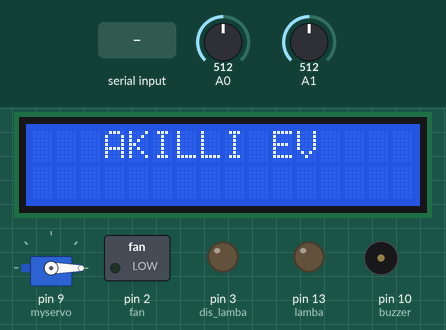
Bench run of a sketch on a simulated Arduino Uno, built with avr-gcc and run on an emulated ATmega328P. Shown: 16×2 character LCD, servo, switched loads named in the sketch (green lamp = pin HIGH), output pins drawn as LEDs (lit = HIGH), buzzer (waves = sounding). The inputs (shaded band) are chosen by the test bench; at power-on: A1 = 512, A0 = 512. What the sketch prints to the serial monitor is not drawn.

Above: at 4.7 s.
4.8 s: "0" received over Serial
At 6.9 s:
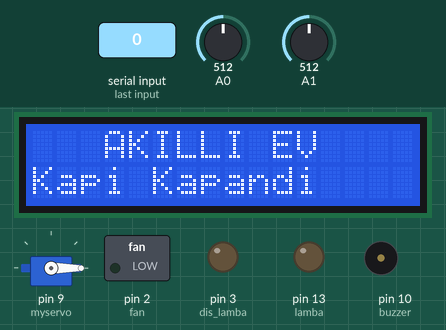
7.7 s: A1 set to 413
9.2 s: A1 set to 384
At 9.9 s:
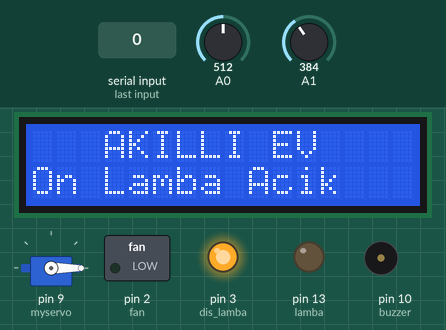
11.1 s: "1" received over Serial
At 13.2 s:
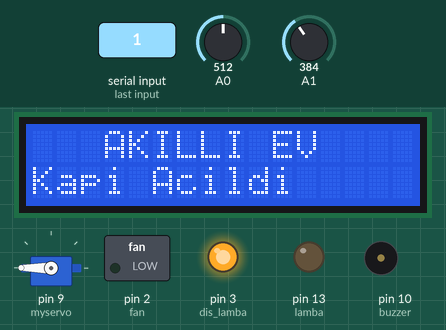
14.0 s: "2" received over Serial
At 14.9 s:
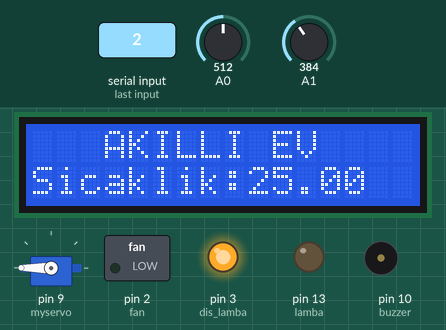
15.9 s: "3" received over Serial
At 17.8 s:
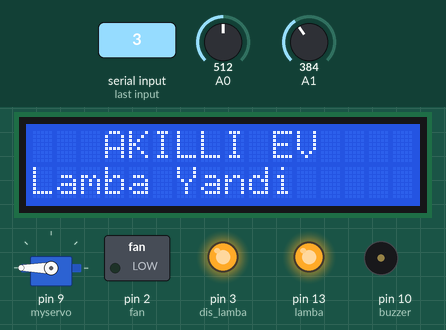
Timing chart, 0 to 18.8 s (numbered marks = the images above; inputs shaded):
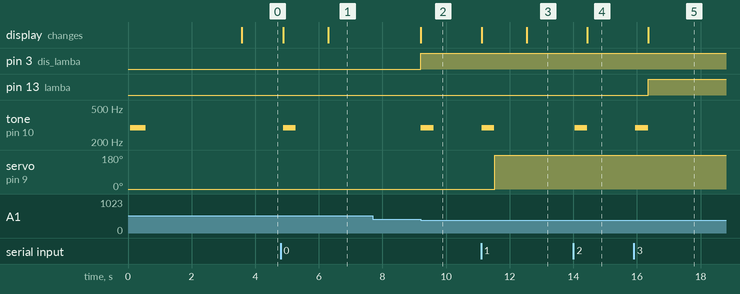

The sketch:

akilli_ev.ino
```cpp
/*
Akıllı Ev Projesi
github.com/BedirDemir
09.04.2018
*/

#include <LiquidCrystal.h> // LCD Kütüphanesi
#include <Servo.h> //Servo Kütüphanesi
#include <math.h> // Matematiksel İşlem Kütüphanesi

// Değişkenlerim
LiquidCrystal lcd(12, 11, 7, 6, 5, 4);
Servo myservo;
char veri;
int lamba = 13;
int dis_lamba = 3;
int dis_lamba_durum = 0;
int buzzer = 10;
int fan = 2;
int derece = 0;
int ldr_deger = 0;

void setup() {
  // Kurulum
  lcd.begin(16, 2);
  lcd.print("HOSGELDINIZ");
  pinMode(buzzer, OUTPUT);
  pinMode(lamba, OUTPUT);
  pinMode(dis_lamba, OUTPUT);
  pinMode(fan, OUTPUT);
  tone(buzzer, 294);
  delay(500);
  noTone(buzzer);
  delay(3000);
  lcd.clear();
  Serial.begin(9600);
  myservo.attach(9);
  myservo.write(0);
  lcd.setCursor(3, 0);
  lcd.print("AKILLI EV");
}

// Sıcaklık Okuma Fonksiyonu
double Termistor(int analogOkuma){
  double sicaklik;
  sicaklik = log(((10240000 / analogOkuma) - 10000));
  sicaklik = 1 / (0.001129148 + (0.000234125 + (0.0000000876741 * sicaklik * sicaklik )) * sicaklik );
  sicaklik = sicaklik - 273.15;
  return sicaklik;
}

// LCD Ekranın Alt Satırını Temizlemek İçin Fonksiyon (16 tane boşluk at)
void LCDTemizle(){
  lcd.setCursor(0, 1);
  lcd.print("                ");
  lcd.setCursor(0, 1);
}

// Buzzer Çalma Fonksiyonu
void BuzzerCal(){
  tone(buzzer, 294);
  delay(400);
  noTone(buzzer);
}

void loop() {
  // Sonsuz Döngü...
  veri = Serial.read(); // Bluetooth'dan Gelen Değeri Veri Değişkenine Ata

  // Dış Aydınlatma LDR
  ldr_deger = analogRead(A1);
  if(dis_lamba_durum == 0 && ldr_deger <= 400){
    dis_lamba_durum = 1;
    digitalWrite(dis_lamba, HIGH);
    LCDTemizle();
    lcd.print("On Lamba Acik");
    BuzzerCal();
  }

  if(dis_lamba_durum == 1 && ldr_deger >= 700){
    dis_lamba_durum = 0;
    digitalWrite(dis_lamba, LOW);
    LCDTemizle();
    lcd.print("On Lamba Kapali");
    BuzzerCal();
  }

  // Termistor Fonksiyonunu Kullanarak Sıcaklığı Hesapla
  int deger;
  double sicaklik;
  deger = analogRead(A0);
  sicaklik = Termistor(deger);

  // Gelen Değer 0 İse Kapıyı Kapat
  if(veri=='0'){
    LCDTemizle();
    lcd.print("Kapi Kapaniyor..");
    BuzzerCal();
    for(derece = 180; derece >= 0; derece -= 1){
      myservo.write(derece);//Motor Döner..
    }
    delay(1000);
    LCDTemizle();
    lcd.print("Kapi Kapandi");
    delay(1000);
  }

  // Gelen Değer 1 İse Kapıyı Aç
  if(veri=='1'){
    LCDTemizle();
    lcd.print("Kapi Aciliyor..");
    BuzzerCal();
    for(derece = 0; derece <= 180; derece += 1){
      myservo.write(derece); //Motor Döner..
    }
    delay(1000);
    LCDTemizle();
    lcd.print("Kapi Acildi");
    delay(1000);
  }

  // Gelen Değer 2 İse Sıcaklığı Yaz
  if(veri=='2'){
    BuzzerCal();
    Serial.print(sicaklik);
    LCDTemizle();
    lcd.print("Sicaklik:");
    lcd.print(sicaklik);
    delay(1000);
  }

  // Gelen Değer 3 İse Lambayı Yak
  if(veri=='3'){
    BuzzerCal();
    LCDTemizle();
    lcd.print("Lamba Yandi");
    digitalWrite(lamba, HIGH);
    delay(1000);
  }

  //Gelen Değer 4 İse Lambayı Söndür
  if(veri=='4'){
    BuzzerCal();
    LCDTemizle();
    lcd.print("Lamba Sondu");
    digitalWrite(lamba, LOW);
    delay(1000);
  }

  // Gelen Değer 5 İse Fanı Çalıştır
  if(veri=='5'){
    BuzzerCal();
    LCDTemizle();
    lcd.print("Klima Devrede");
    digitalWrite(fan, HIGH);
    delay(1000);
  }

  //Gelen Değer 6 İse Fanı Kapat
  if(veri=='6'){
    BuzzerCal();
    LCDTemizle();
    lcd.print("Klima Kapali");
    digitalWrite(fan, LOW);
    delay(1000);
  }

  delay(100);
}
```

Measured:
- the behaviour switches between 401 and 400 on A1 (found by bisection; images 1 and 2)
- after the input at 4.8 s, tone on pin 10 (buzzer): silent → 294 Hz after 0.08 s, → silent 0.40 s later; the display: first changes after 0.08 s (image 1 shows a later state)
- after the input at 7.7 s, every drawn part: stays the same
- after the input at 9.2 s, pin 3 (dis_lamba): LOW → HIGH at once; tone on pin 10 (buzzer): silent → 294 Hz at once, → silent 0.40 s later; the display: changes at once (image 2)
- after the input at 11.1 s, tone on pin 10 (buzzer): silent → 294 Hz at once, → silent 0.40 s later; servo on pin 9 (myservo): 0° → 180° after 0.43 s; the display: first changes at once (image 3 shows a later state)
- after the input at 14.0 s, tone on pin 10 (buzzer): silent → 294 Hz at once, → silent 0.40 s later; the display: changes after 0.45 s (image 4)
- after the input at 15.9 s, pin 13 (lamba): LOW → HIGH after 0.45 s; tone on pin 10 (buzzer): silent → 294 Hz after 0.05 s, → silent 0.40 s later; the display: changes after 0.45 s (image 5)
